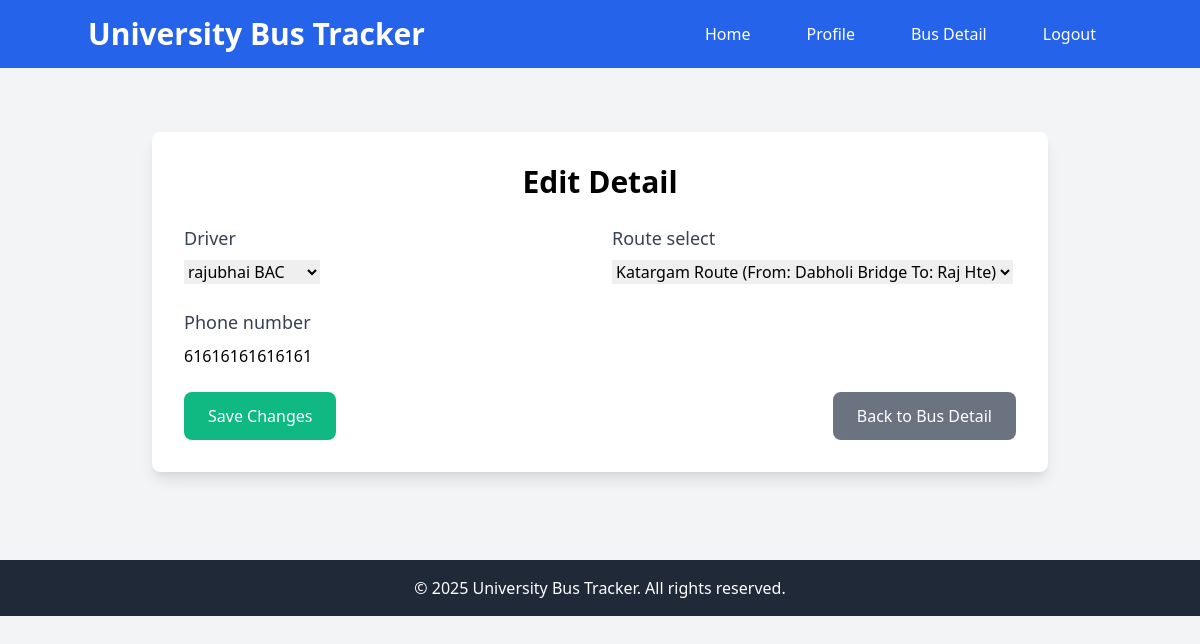
The page /student/bus_details_edit/ (signed in) on the database its author committed.
### tracker/models.py (models this page shows, shortened)
class DriverBusDetail(models.Model):
    driver = models.OneToOneField(CustomUser, on_delete=models.CASCADE, limit_choices_to={'role': 'driver'})
    route_select = models.OneToOneField(Route ,on_delete=models.CASCADE )
    phone_number = models.CharField(max_length=15, blank=True)

### student/views.py (the view)
# urls.py: path('bus_details_edit/', views.edit_driver_bus_detail_view, name='edit_driver_bus_detail'),
@login_required
def edit_driver_bus_detail_view(request):
    try:
        profile = DriverBusDetail.objects.get(driver=request.user)
    except DriverBusDetail.DoesNotExist:
        profile = None  # Handle the case when no profile exists
    if request.method == 'POST':
        form = DriverBusDetailForm(request.POST, request.FILES, instance=profile)
        if form.is_valid():
            form.save()
            return redirect('student:bus_detail_view')
    else:
        form = DriverBusDetailForm(instance=profile)
    return render(request, 'driver/edit_bus_detail.html', {'form': form, 'profile': profile})

### tracker/forms.py
class DriverBusDetailForm(forms.ModelForm):
    class Meta:
        model = DriverBusDetail
        fields = ['driver', 'route_select', 'phone_number']

### control/models.py (called while the page is built)
    def __str__(self):
        return self.full_name

### tracker/models.py (called while the page is built)
    def __str__(self):
        return f"{self.name} (From: {self.start_point.name} To: {self.end_point.name})"

### student/templates/driver/edit_bus_detail.html (shortened to what this page needs)
{% extends 'base.html' %}
{% block content %}
<div class="container mx-auto py-10">
    <div class="max-w-4xl mx-auto bg-white shadow-lg rounded-lg p-8">
        <h2 class="text-3xl font-bold mb-6 text-center">Edit Detail</h2>
        <form method="post" enctype="multipart/form-data" class="space-y-6">
            <div class="grid grid-cols-1 md:grid-cols-2 gap-6">
                {% for field in form %}
                <div>
                    <label class="block text-lg font-medium text-gray-700 mb-2">{{ field.label }}</label>
                    {{ field }}
                </div>
                {% endfor %}
            </div>
            <div class="flex justify-between items-center">
                <button type="submit" class="bg-green-500 text-white py-3 px-6 rounded-lg hover:bg-green-600">Save Changes</button>
                <a href="{% url 'student:bus_detail_view' %}" class="bg-gray-500 text-white py-3 px-6 rounded-lg hover:bg-gray-600">Back to Bus Detail</a>
            </div>
        </form>
    </div>
</div>
{% endblock %}

### rows shown on the page
DriverBusDetail: form "rajubhai BAC" "Katargam Route (From: Dabholi Bridge To: Raj Hte)" "61616161616161"

### other values the page prints
{{ field.label }} "Driver" "Route select" "Phone number"
